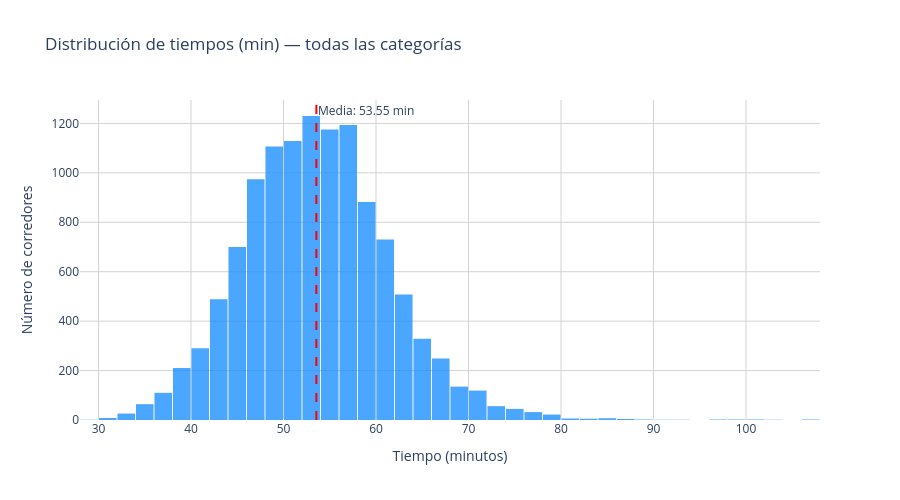

The cell this chart's notebook holds for it:
### Code cell
#Distribucion de tiempos (total)
import plotly.express as px
import plotly.graph_objects as go
import numpy as np

# Versión 1: Histograma básico mejorado
fig1 = px.histogram(df, x="Tiempo", nbins=60,
                   title=" Distribución de tiempos (min) — todas las categorías",
                   labels={"Tiempo": "Tiempo (minutos)", "count": "Número de corredores"},
                   color_discrete_sequence=['#1E90FF'],
                   opacity=0.8)

fig1.update_layout(
    height=500,
    plot_bgcolor='white',
    xaxis=dict(title="Tiempo (minutos)", showgrid=True, gridcolor='lightgray'),
    yaxis=dict(title="Número de corredores", showgrid=True, gridcolor='lightgray'),
    bargap=0.05
)

# Añadir línea de media
media_tiempo = df["Tiempo"].mean()
fig1.add_vline(x=media_tiempo, line_width=2, line_dash="dash", line_color="red",
               annotation_text=f"Media: {media_tiempo:.2f} min", 
               annotation_position="top right")

fig1.show()

### Figure 1 — Plotly figure (JSON) as saved in the notebook; plotly's stock layout.template omitted (floating-point values rounded to 4 significant figures; data arrays with more than 128 entries replaced by an {"elided": "..."} marker saying what was removed)
{"data": [{"alignmentgroup": "True", "bingroup": "x", "hovertemplate": "Tiempo (minutos)=%{x}<br>count=%{y}<extra></extra>", "legendgroup": "", "marker": {"color": "#1E90FF", "opacity": 0.8, "pattern": {"shape": ""}}, "name": "", "nbinsx": 60, "offsetgroup": "", "orientation": "v", "showlegend": false, "type": "histogram", "x": {"elided": "11849 float values"}, "xaxis": "x", "yaxis": "y"}], "layout": {"annotations": [{"showarrow": false, "text": "Media: 53.55 min", "x": 53.55, "xanchor": "left", "xref": "x", "y": 1, "yanchor": "top", "yref": "y domain"}], "bargap": 0.05, "barmode": "relative", "height": 500, "legend": {"tracegroupgap": 0}, "plot_bgcolor": "white", "shapes": [{"line": {"color": "red", "dash": "dash", "width": 2}, "type": "line", "x0": 53.55, "x1": 53.55, "xref": "x", "y0": 0, "y1": 1, "yref": "y domain"}], "title": {"text": " Distribución de tiempos (min) — todas las categorías"}, "xaxis": {"anchor": "y", "domain": [0, 1], "gridcolor": "lightgray", "showgrid": true, "title": {"text": "Tiempo (minutos)"}}, "yaxis": {"anchor": "x", "domain": [0, 1], "gridcolor": "lightgray", "showgrid": true, "title": {"text": "Número de corredores"}}}}
